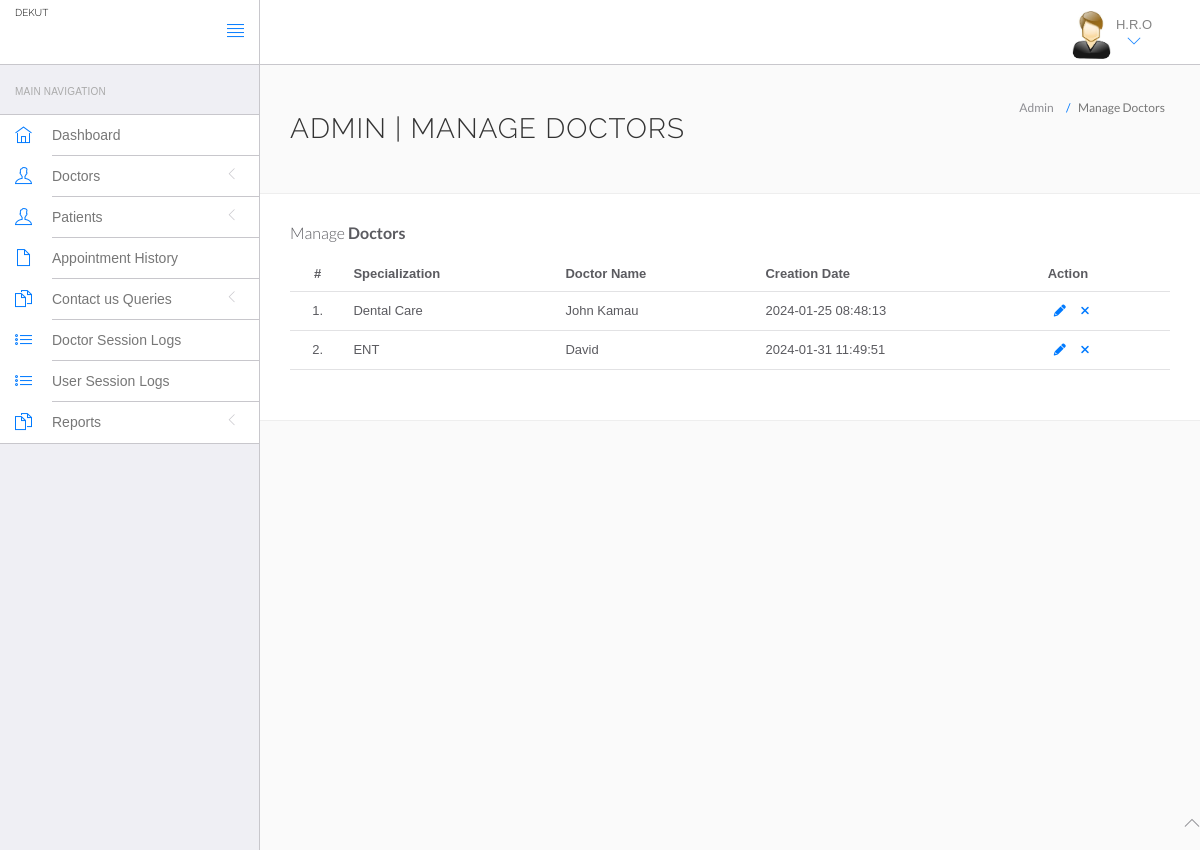
The page /MSC/admin/manage-doctors.php (signed in) on the database its author committed.
### tables this page shows
CREATE TABLE `doctors` (
  `id` int(11) NOT NULL,
  `specilization` varchar(255) DEFAULT NULL,
  `doctorName` varchar(255) DEFAULT NULL,
  `address` longtext DEFAULT NULL,
  `contactno` bigint(11) DEFAULT NULL,
  `docEmail` varchar(255) DEFAULT NULL,
  `password` varchar(255) DEFAULT NULL,
  `creationDate` timestamp NULL DEFAULT current_timestamp(),
  `updationDate` timestamp NULL DEFAULT NULL ON UPDATE current_timestamp()
);

### MSC/admin/manage-doctors.php (the view, shortened to what this page needs)
<?php
if(strlen($_SESSION['id']==0)) {
 header('location:logout.php');
  } else{
?>
<!DOCTYPE html>
<html lang="en">
	<head>
		<link rel="stylesheet" href="vendor/bootstrap/css/bootstrap.min.css">
		<link rel="stylesheet" href="vendor/fontawesome/css/font-awesome.min.css">
		<link rel="stylesheet" href="vendor/themify-icons/themify-icons.min.css">
		<link href="vendor/animate.css/animate.min.css" rel="stylesheet" media="screen">
		<link href="vendor/perfect-scrollbar/perfect-scrollbar.min.css" rel="stylesheet" media="screen">
		<link href="vendor/switchery/switchery.min.css" rel="stylesheet" media="screen">
		<link href="vendor/bootstrap-touchspin/jquery.bootstrap-touchspin.min.css" rel="stylesheet" media="screen">
		<link href="vendor/select2/select2.min.css" rel="stylesheet" media="screen">
		<link href="vendor/bootstrap-datepicker/bootstrap-datepicker3.standalone.min.css" rel="stylesheet" media="screen">
		<link href="vendor/bootstrap-timepicker/bootstrap-timepicker.min.css" rel="stylesheet" media="screen">
		<link rel="stylesheet" href="assets/css/styles.css">
		<link rel="stylesheet" href="assets/css/plugins.css">
		<link rel="stylesheet" href="assets/css/themes/theme-1.css" id="skin_color" />
	</head>
	<body>
		<div id="app">
<?php include('include/sidebar.php');?>
			<div class="app-content">
						<?php include('include/header.php');?>
				<div class="main-content" >
					<div class="wrap-content container" id="container">
						<section id="page-title">
							<div class="row">
								<div class="col-sm-8">
									<h1 class="mainTitle">Admin | Manage Doctors</h1>
																	</div>
								<ol class="breadcrumb">
									<li>
										<span>Admin</span>
									</li>
									<li class="active">
										<span>Manage Doctors</span>
									</li>
								</ol>
							</div>
						</section>
						<div class="container-fluid container-fullw bg-white">
									<div class="row">
								<div class="col-md-12">
									<h5 class="over-title margin-bottom-15">Manage <span class="text-bold">Doctors</span></h5>
									<table class="table table-hover" id="sample-table-1">
										<thead>
											<tr>
												<th class="center">#</th>
												<th>Specialization</th>
												<th class="hidden-xs">Doctor Name</th>
												<th>Creation Date </th>
												<th>Action</th>
											</tr>
										</thead>
										<tbody>
<?php
$sql=mysqli_query($con,"select * from doctors");
$cnt=1;
while($row=mysqli_fetch_array($sql))
{
?>
											<tr>
												<td class="center"><?php echo $cnt;?>.</td>
												<td class="hidden-xs"><?php echo $row['specilization'];?></td>
												<td><?php echo $row['doctorName'];?></td>
												<td><?php echo $row['creationDate'];?>
												</td>
												<td >
												<div class="visible-md visible-lg hidden-sm hidden-xs">
							<a href="edit-doctor.php?id=<?php echo $row['id'];?>" class="btn btn-transparent btn-xs" tooltip-placement="top" tooltip="Edit"><i class="fa fa-pencil"></i></a>
	<a href="manage-doctors.php?id=<?php echo $row['id']?>&del=delete" onClick="return confirm('Are you sure you want to delete?')"class="btn btn-transparent btn-xs tooltips" tooltip-placement="top" tooltip="Remove"><i class="fa fa-times fa fa-white"></i></a>
												</div>
												</td>
											</tr>
											<?php
$cnt=$cnt+1;
											 }?>
										</tbody>
									</table>
								</div>
							</div>
								</div>
							</div>
						</div>
					</div>
				</div>
	<?php include('include/footer.php');?>
	</body>
</html>
<?php } ?>

### MSC/admin/assets/css/themes/theme-1.css (style rules this page uses)
body { background: #FAFAFA; }

### rows shown on the page
doctors: specilization "Dental Care", doctorName "John Kamau", creationDate "2024-01-25 08:48:13"
doctors: specilization "ENT", doctorName "David", creationDate "2024-01-31 11:49:51"
